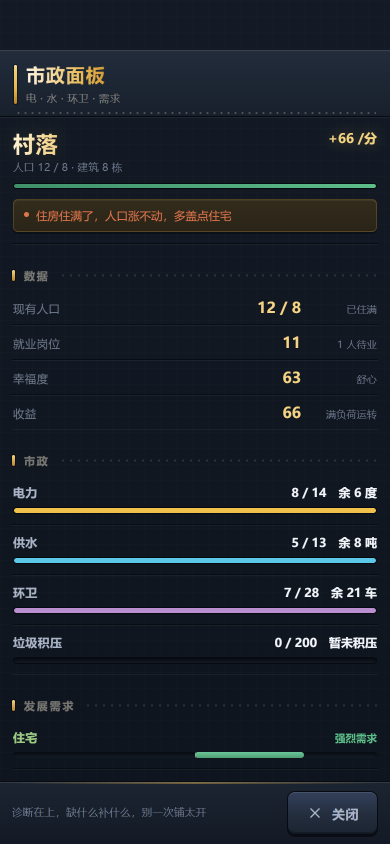
#> input picture vibegame/perler-city/_dev/shots/util-demand2.png, 780 x 1688 px, found by its file name (shown at 1/2 size)
$ python _crop.py
#> lines starting #> are read from the running program, lines starting #| are printed output that depends on the picture
from PIL import Image
import sys
sys.stdout.reconfigure(encoding="utf-8")
im = Image.open(r"C:\Users\dingj\Documents\git\ai-dev-kit\vibegame\perler-city\_dev\shots\util-demand2.png").convert("RGB")
#> im is the input picture: PIL image 780x1688 RGB; mean R, G, B 26.6, 32.9, 40.9
# deviceScaleFactor=2, CSS px * 2 = pixel
# 发展需求住宅 bar: CSS y=803.25 h=6 x=13 w=364; fill y=803.25 h=6 x=177.875 w=109.1875
# 市政电力 mbar: CSS y=507.25 h=7 x=13 w=364; fill y=508.25 h=5 x=14 w=362
def crop(tag, cy, ch, cx=13, cw=364):
#> called with tag = 'udm_house', cy = 803.2, ch = 6, cx = 13, cw = 364
    px0, py0 = int(cx*2)-4, int(cy*2)-20
    px1, py1 = int((cx+cw)*2)+4, int((cy+ch)*2)+20
    c = im.crop((px0, py0, px1, py1))
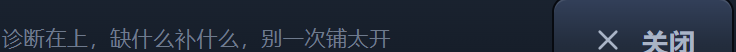
#> c: PIL image 736x52 RGB; mean R, G, B 34.4, 43.4, 58
    c = c.resize((c.width*4, c.height*4), Image.NEAREST)
#> c: PIL image 2944x208 RGB
    c.save(rf"C:\Users\dingj\Documents\git\ai-dev-kit\vibegame\perler-city\_dev\shots\crop_{tag}.png")
    print(f"{tag}: CSS y={cy} h={ch} -> 像素 crop {(px0,py0,px1,py1)} 放大4x")
crop("udm_house", 803.25, 6)
crop("res_power", 507.25, 7)
#> call 2 of crop, with tag = 'res_power', cy = 507.2, ch = 7, cx = 13, cw = 364
#> in crop (call 2), `c = im.crop((px0, py0, px1, py1))`:
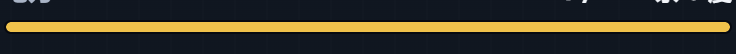
#> c: PIL image 736x54 RGB; mean R, G, B 57, 53.6, 39.7
# 再 dump 每一行像素的颜色，看 fill 区垂直分布
def dumprows(tag, cy, ch, cx=13, cw=364):
#> called with tag = 'udm_house', cy = 803.2, ch = 6, cx = 13, cw = 364
    print(f"\n=== {tag} CSS y={cy} h={ch} ===")
    px0, py0 = int(cx*2), int(cy*2)
    px1, py1 = int((cx+cw)*2), int((cy+ch)*2)
    pix = im.load()
    for y in range(py0-2, py1+2):
        # 取 bar 中间 x 处的颜色（避开 fill 边缘），以及 fill 区颜色
        midbar_x = (px0+px1)//2
        # 找这一行最亮的非背景色
        row = [pix[x, y] for x in range(px0, px1, 8)]
        # 分类: 深背景(max<60) / 绿色(g>120 and r<120) / 亮色
        greens = sum(1 for r,g,b in row if g>120 and r<150 and b<150)
        darks = sum(1 for r,g,b in row if max(r,g,b)<60)
        sample = pix[midbar_x, y]
        print(f"  y={y} (CSS≈{(y-py0)/2:+.1f}): midbar={sample} greens={greens} darks={darks}")
#> this loop made 16 passes
#> (greens, darks, sample) on passes 1 to 12: (0, 69, (24, 32, 45)), (0, 69, (25, 33, 45)), (0, 69, (24, 32, 45)), (0, 69, (24, 33, 45)), (0, 69, (24, 32, 44)), (0, 69, (24, 33, 45)), (0, 69, (24, 32, 44)), (0, 69, (24, 32, 44)), (0, 69, (24, 32, 44)), (0, 69, (24, 32, 44)), (1, 66, (23, 32, 44)), (3, 60, (24, 32, 44))
#|   y=1604 (CSS≈-1.0): midbar=(24, 32, 45) greens=0 darks=69
#|   y=1605 (CSS≈-0.5): midbar=(25, 33, 45) greens=0 darks=69
#|   y=1606 (CSS≈+0.0): midbar=(24, 32, 45) greens=0 darks=69
#|   y=1607 (CSS≈+0.5): midbar=(24, 33, 45) greens=0 darks=69
#|   y=1608 (CSS≈+1.0): midbar=(24, 32, 44) greens=0 darks=69
#|   y=1609 (CSS≈+1.5): midbar=(24, 33, 45) greens=0 darks=69
#|   y=1610 (CSS≈+2.0): midbar=(24, 32, 44) greens=0 darks=69
#|   y=1611 (CSS≈+2.5): midbar=(24, 32, 44) greens=0 darks=69
#> (further printed lines are left out)
dumprows("udm_house", 803.25, 6)
dumprows("res_power", 507.25, 7)
#> the loop in dumprows (call 2), `for y in range(py0-2, py1+2):` made 18 passes
#> (darks, sample) on passes 1 to 12: (91, (16, 22, 32)), (91, (16, 22, 32)), (91, (7, 10, 16)), (91, (7, 10, 16)), (1, (240, 194, 75)), (1, (240, 194, 75)), (1, (240, 194, 75)), (1, (240, 194, 75)), (1, (240, 194, 75)), (1, (240, 194, 75)), (1, (240, 194, 75)), (1, (240, 194, 75))
#|   y=1012 (CSS≈-1.0): midbar=(16, 22, 32) greens=0 darks=91
#|   y=1013 (CSS≈-0.5): midbar=(16, 22, 32) greens=0 darks=91
#|   y=1014 (CSS≈+0.0): midbar=(7, 10, 16) greens=0 darks=91
#|   y=1015 (CSS≈+0.5): midbar=(7, 10, 16) greens=0 darks=91
#|   y=1016 (CSS≈+1.0): midbar=(240, 194, 75) greens=0 darks=1
#|   y=1017 (CSS≈+1.5): midbar=(240, 194, 75) greens=0 darks=1
#|   y=1018 (CSS≈+2.0): midbar=(240, 194, 75) greens=0 darks=1
#|   y=1019 (CSS≈+2.5): midbar=(240, 194, 75) greens=0 darks=1
#> (further printed lines are left out)

$ run again, with vibegame/perler-city/_dev/shots/blueprint.png copied over vibegame/perler-city/_dev/shots/util-demand2.png
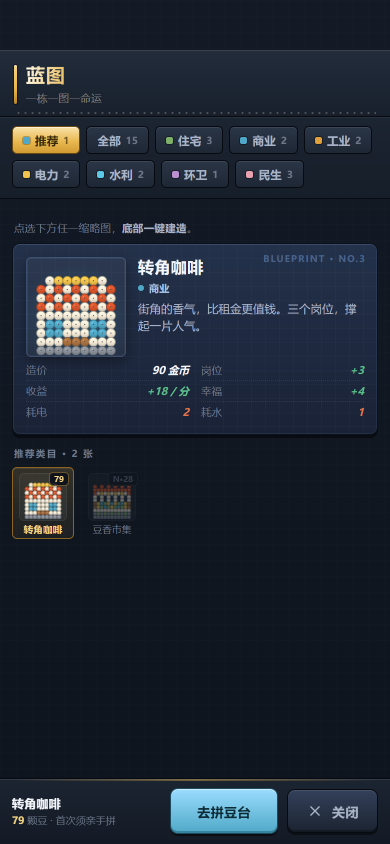
#> input picture vibegame/perler-city/_dev/shots/blueprint.png, 780 x 1688 px, found by its file name (shown at 1/2 size)
#> im is the input picture: PIL image 780x1688 RGB; mean R, G, B 31.4, 39.3, 51
#> in crop, `c = im.crop((px0, py0, px1, py1))`:
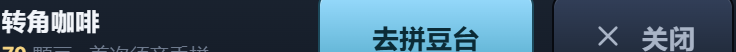
#> c: PIL image 736x52 RGB; mean R, G, B 65.9, 92.5, 111.8
#> in crop (call 2), `c = im.crop((px0, py0, px1, py1))`:
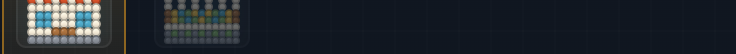
#> c: PIL image 736x54 RGB; mean R, G, B 34.5, 39.9, 46
#> the loop in dumprows, `for y in range(py0-2, py1+2):` made 16 passes
#> (greens, darks, sample) on passes 1 to 8: (0, 31, (131, 204, 238)), (1, 30, (131, 204, 238)), (0, 31, (129, 203, 236)), (0, 32, (129, 203, 236)), (1, 31, (128, 202, 235)), (1, 32, (127, 202, 235)), (1, 34, (126, 200, 234)), (0, 32, (125, 200, 234))
#> (printed output is left out)
#> the loop in dumprows (call 2), `for y in range(py0-2, py1+2):` made 18 passes
#> (darks, sample) on passes 1 to 8: (71, (16, 22, 32)), (72, (16, 22, 32)), (72, (16, 22, 32)), (71, (16, 23, 32)), (71, (16, 22, 32)), (72, (16, 22, 32)), (71, (16, 22, 32)), (70, (16, 23, 32))
#> (printed output is left out)
